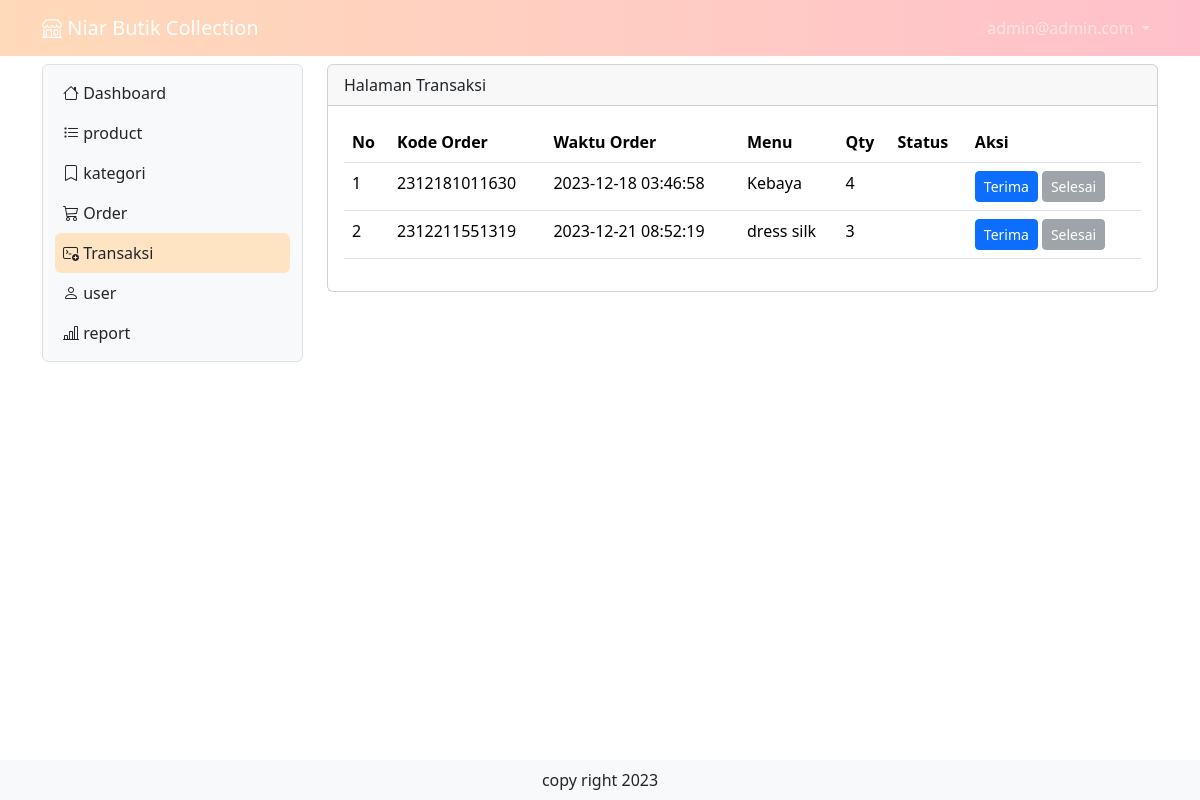
Screenshot of /transaksi (signed in) with the database file from the repository.
### tables this page shows
CREATE TABLE IF NOT EXISTS `tb_user` (
  `id` int(11) NOT NULL AUTO_INCREMENT,
  `nama` varchar(200) DEFAULT NULL,
  `username` varchar(200) DEFAULT NULL,
  `password` varchar(200) DEFAULT NULL,
  `level` int(1) DEFAULT NULL,
  `nohp` varchar(15) DEFAULT NULL,
  `alamat` varchar(300) DEFAULT NULL,
  PRIMARY KEY (`id`)
);

CREATE TABLE IF NOT EXISTS `tb_list_order` (
  `id_list_order` bigint(20) NOT NULL AUTO_INCREMENT,
  `product` int(10) DEFAULT NULL,
  `kode_order` bigint(20) DEFAULT NULL,
  `jumlah` int(10) DEFAULT NULL,
  `status` int(11) DEFAULT NULL,
  PRIMARY KEY (`id_list_order`),
  KEY `product` (`product`),
  KEY `order` (`kode_order`) USING BTREE,
  CONSTRAINT `FK_tb_list_order_tb_daftar_product` FOREIGN KEY (`product`) REFERENCES `tb_daftar_product` (`id`) ON UPDATE CASCADE,
  CONSTRAINT `FK_tb_list_order_tb_order` FOREIGN KEY (`kode_order`) REFERENCES `tb_order` (`id_order`) ON UPDATE CASCADE
);

CREATE TABLE IF NOT EXISTS `tb_order` (
  `id_order` bigint(20) NOT NULL,
  `pelanggan` varchar(50) DEFAULT NULL,
  `admin` int(10) DEFAULT NULL,
  `alamat` varchar(200) DEFAULT NULL,
  `waktu_order` timestamp NOT NULL DEFAULT current_timestamp() ON UPDATE current_timestamp(),
  PRIMARY KEY (`id_order`),
  KEY `pelayan` (`admin`) USING BTREE,
  CONSTRAINT `FK_tb_order_tb_user` FOREIGN KEY (`admin`) REFERENCES `tb_user` (`id`) ON UPDATE CASCADE
);

CREATE TABLE IF NOT EXISTS `tb_daftar_product` (
  `id` int(10) NOT NULL AUTO_INCREMENT,
  `foto` varchar(200) DEFAULT NULL,
  `nama_product` varchar(200) DEFAULT NULL,
  `keterangan` varchar(200) DEFAULT NULL,
  `kategori` int(5) DEFAULT NULL,
  `harga` varchar(50) DEFAULT NULL,
  `stok` varchar(50) DEFAULT NULL,
  PRIMARY KEY (`id`),
  KEY `FK_tb_daftar_product_tb_kategori_product` (`kategori`),
  CONSTRAINT `FK_tb_daftar_product_tb_kategori_product` FOREIGN KEY (`kategori`) REFERENCES `tb_kategori_product` (`id_kat_product`) ON DELETE CASCADE
);

### transaksi.php (the view, shortened to what this page needs)
<?php
include "proses/connect.php";
$query = mysqli_query($conn, "SELECT * FROM tb_list_order
    LEFT JOIN tb_order ON tb_order.id_order = tb_list_order.kode_order
    LEFT JOIN tb_daftar_product ON tb_daftar_product.id = tb_list_order.product
    LEFT JOIN tb_bayar ON tb_bayar.id_bayar = tb_order.id_order ORDER BY waktu_order ASC");
while ($record = mysqli_fetch_array($query)) {
    $result[] = $record;
}
?>
<div class="col-lg-9 mt-2">
    <div class="card">
        <div class="card-header">
            Halaman Transaksi
        </div>
        <div class="card-body">
            <?php
            if (empty($result)) {
                echo "Data Product Tidak Ada";
            } else {
                    ?>
                <div class="table-responsive">
                    <table class="table table-hover">
                        <thead>
                            <tr class="text-nowrap">
                                <th scope="col">No</th>
                                <th scope="col">Kode Order</th>
                                <th scope="col">Waktu Order</th>
                                <th scope="col">Menu</th>
                                <th scope="col">Qty</th>
                                <th scope="col">Status</th>
                                <th scope="col">Aksi</th>
                            </tr>
                        </thead>
                        <tbody>
                            <?php
                            $no = 1;
                            foreach ($result as $row) {
                                if ($row['status'] != 2) {
                                    ?>
                                    <tr>
                                        <td>
                                            <?php echo $no++ ?>
                                        </td>
                                        <td>
                                            <?php echo $row['kode_order'] ?>
                                        </td>
                                        <td>
                                            <?php echo $row['waktu_order'] ?>
                                        </td>
                                        <td>
                                            <?php echo $row['nama_product'] ?>
                                        </td>
                                        <td>
                                            <?php echo $row['product'] ?>
                                        </td>
                                        <td>
                                        </td>
                                        <td>
                                            <div class="d-flex">
                                                <button class="<?php echo (!empty($row['status'])) ? "btn btn-secondary
                                                btn-sm me-1 disabled" : "btn btn-primary btn-sm me-1"; ?>"
                                                    data-bs-toggle="modal"
                                                    data-bs-target="#terima<?php echo $row['id_list_order'] ?>">Terima</button>
                                                <button
                                                    class="<?php echo (empty($row['status']) || $row['status'] != 1) ?
                                                        "btn btn-secondary btn-sm me-1 disabled" : "btn btn-success btn-sm me-1 text-nowrap"; ?>"
                                                    data-bs-toggle="modal"
                                                    data-bs-target="#selesai<?php echo $row['id_list_order'] ?>">Selesai</button>
                                            </div>
                                        </td>
                                    </tr>
                                    <?php
                                }
                            }
                            ?>
                        </tbody>
                    </table>
                </div>
                <?php
            }
            ?>
        </div>
    </div>
</div>

### header.php (shortened to what this page needs)
<nav class="navbar navbar-expand-lg navbar-dark sticky-top" id="grad1">
    <div class="container-lg">
        <a class="navbar-brand" href="."><i class="bi bi-shop"></i> Niar Butik Collection</a>
        <div class="collapse navbar-collapse justify-content-end" id="navbarNavDropdown">
            <ul class="navbar-nav">
                <li class="nav-item dropdown">
                    <a class="nav-link dropdown-toggle" href="#" role="button" data-bs-toggle="dropdown"
                        aria-expanded="false">
                        <?php echo $hasil['username']; ?>
                    </a>
                </li>
            </ul>
        </div>
    </div>
</nav>

### header.php (style rules this page uses)
#grad1 { background-color: peachpuff; background-image: linear-gradient(to right, rgba(255,0,0,0), rgb(255,192,203)); }

### rows the page displays
tb_user: username "admin@admin.com"
tb_list_order: kode_order "2312181011630", kode_order.waktu_order "2023-12-18 03:46:58", product.nama_product "Kebaya", product "4"
tb_list_order: kode_order "2312211551319", kode_order.waktu_order "2023-12-21 08:52:19", product.nama_product "dress silk", product "3"
